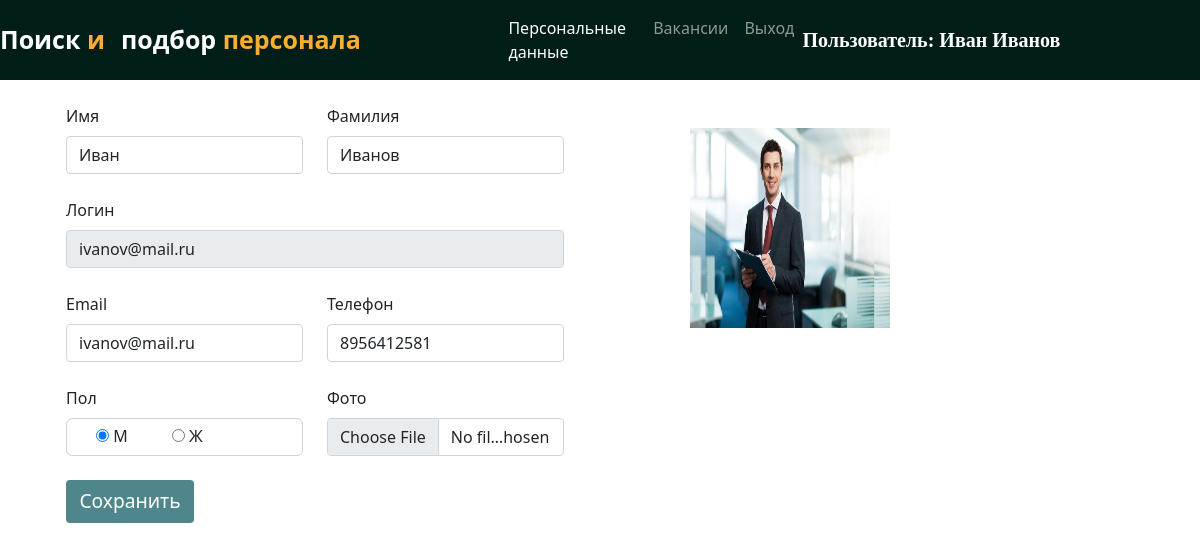
Page /user_homepage/ (signed in) on the committed database.
### jobs/models.py (models this page shows, shortened)
class Applicant(models.Model):
    user = models.ForeignKey(User, on_delete=models.CASCADE)
    phone = models.CharField(max_length=10)
    image = models.ImageField(upload_to="")
    gender = models.CharField(max_length=10)
    type = models.CharField(max_length=15)

### jobs/views.py (the view, shortened to what this page needs)
# urls.py: path("user_homepage/", views.user_homepage, name="user_homepage"),
def user_homepage(request):
    if not request.user.is_authenticated:
        return redirect('/user_login/')
    applicant = Applicant.objects.get(user=request.user)
    return render(request, "user_homepage.html", {'applicant':applicant})

### jobs/templates/user_homepage.html (shortened to what this page needs)
{% extends 'user_navbar.html' %}
{% block home %} active {% endblock %}
{% block body %}
<div class="container">
    <div class="row">
        <div class="col-sm-6">
            <form class="container mt-4" method="POST" enctype="multipart/form-data">
                <div class="row">
                    <div class="form-group col-md-6">
                        <label>Имя</label>
                        <input type="text" class="form-control mt-2" name="first_name" id="first_name"
                            value="{{applicant.user.first_name}}" required>
                    </div>
                    <div class="form-group col-md-6">
                        <label>Фамилия</label>
                        <input type="text" class="form-control mt-2" name="last_name" id="last_name"
                        value="{{applicant.user.last_name}}" required>
                    </div>
                </div>
                <div class="row mt-4">
                    <div class="form-group col-md-12">
                        <label>Логин</label>
                        <input type="text" class="form-control mt-2" name="username" id="username"
                            value="{{applicant.user.username}}" readonly>
                    </div>
                </div>
                <div class="row mt-4">
                    <div class="form-group col-md-6">
                        <label>Email</label>
                        <input type="email" class="form-control mt-2" name="email" id="email" value="{{applicant.user.email}}" required>
                    </div>
                    <div class="form-group col-md-6">
                        <label>Телефон</label>
                        <input type="tel" class="form-control mt-2" name="phone" id="phone" value="{{applicant.phone}}" required>
                    </div>
                </div>
                <div class="row mt-4">
                    <div class="form-group col-md-6">
                        <label>Пол</label>
                        {% if applicant.gender == "Male" %}
                        <div class="mt-2" style="border: 1px solid lightgrey; padding: 5px; border-radius: 6px;">
                            <div class="form-check form-check-inline">
                                <input type="radio" class="custom-control-input" name="gender" value="Male" checked>
                                <label for="male" class="custom-control-label">М</label>
                            </div>
                            <div class="form-check form-check-inline">
                                <input type="radio" class="custom-control-input" name="gender"
                                    value="Female">
                                <label for="female" class="custom-control-label">Ж</label>
                            </div>
                        </div>
                        {% endif %}
                    </div>
                    <div class="form-group col-md-6">
                        <label>Фото</label>
                        <input type="file" class="form-control mt-2" name="image" id="image">
                    </div>
                </div>
                <input type="submit" value="Сохранить" class="btn mt-4" accept="image/*" style="background-color: #4f868c; color: white; font-size: larger; width: 8rem;">
            </form>
        </div>
        <div class="col-sm-4 mt-5 text-center">
            <img src="{{applicant.image.url}}" alt="" width="200px" height="200px">
        </div>
    </div>
</div>
{% endblock %}

### jobs/templates/user_navbar.html (shortened to what this page needs)
<!doctype html>
<html lang="ru">
<head>
  <link href="https://cdn.jsdelivr.net/npm/bootstrap@5.0.2/dist/css/bootstrap.min.css" rel="stylesheet"
>
  <link rel="stylesheet" href="https://cdnjs.cloudflare.com/ajax/libs/font-awesome/5.15.3/css/all.min.css">
</head>
<body>
  <nav class="navbar navbar-expand-lg navbar-dark sticky-top">
      <a class="navbar-brand" href="/"><span class="head1"> Поиск </span><span class="head2">и</span></a>
      <a class="navbar-brand" href="#"><span class="head1">подбор</span><span class="head2"> персонала</span></a>
      <div class="container w-50">
        <div class="collapse navbar-collapse" id="navbarSupportedContent">
          <ul class="navbar-nav me-auto mb-2 mb-lg-0">
            <li class="nav-item">
              <a class="nav-link {% block home %}{% endblock %}" aria-current="page" href="/user_homepage/">Персональные данные</a>
            </li>
            <li class="nav-item">
              <a class="nav-link {% block job_list %}{% endblock %}" href="/all_jobs/">Вакансии</a>
            </li>
            <li class="nav-item">
              <a class="nav-link" href="/logout/">Выход</a>
            </li>
          </ul>
          <a class="navbar-brand" style="font-weight: bold; font-family: 'Times New Roman', Times, serif;"
            href="#"> Пользователь: {{request.user.get_full_name}}</a>
        </div>
      </div>
  </nav>
  {% block body %}
  {% endblock %}
</body>
</html>
</html>

### jobs/templates/user_navbar.html (style rules this page uses)
.navbar { background-color: #001d18; }
.head1 { color: endblock; font-size: 25px; font-weight: bold; height: 50px; }
.head2 { color: #FBAD30; font-size: 25px; font-weight: bold; }

### rows in the picture
Applicant: first_name "Иван", last_name "Иванов", username "ivanov@mail.ru", email "ivanov@mail.ru", phone "8956412581", image (picture)

### other values in the picture
{{ request.user.get_full_name }} "Иван Иванов"
